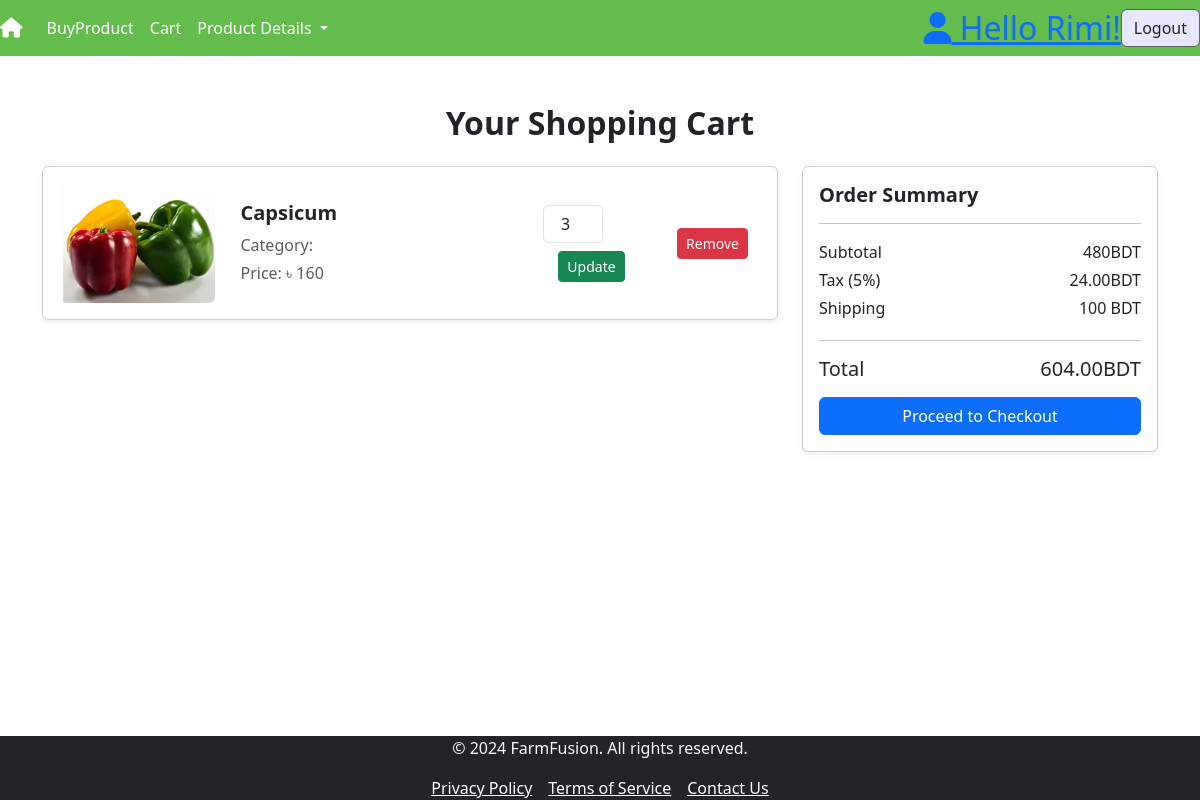
The app's page /cart/ (signed in) with its own data.
### products/models.py (models this page shows, shortened)
class CartItem(models.Model):
    user = models.ForeignKey(User, on_delete=models.CASCADE)
    product = models.ForeignKey(Product, on_delete=models.CASCADE)
    quantity = models.PositiveIntegerField(default=1)

class Product(models.Model):
    name = models.CharField(max_length=100)
    price = models.IntegerField(default=00)
    quantity =models.CharField(max_length=20,default=1)
    image = models.ImageField(upload_to='pics', null=True, blank=True)

### products/views.py (the view)
# urls.py: path('cart/',views.cart,name='cart'),
@login_required(login_url='/login/')
def cart(request):
    cart_items = CartItem.objects.filter(user=request.user)
    s_total = sum(item.product.price * item.quantity for item in cart_items)
    tax=s_total*0.05
    cost=100
    total = s_total + tax+ cost
    context = {
        'cart_items': cart_items,
        's_total':s_total,
        'total': total,
        'tax': tax,
        'cost': cost
    }
    return render(request, 'cart.html', context)

### templates/cart.html (shortened to what this page needs)
{% extends 'base.html' %}
{% load static %}
{% block content %}
<div class="container mt-5">
    <h2 class="text-center mb-4" style="font-weight: bold;">Your Shopping Cart</h2>
    <div class="row">
        <div class="col-lg-8">
            {% for item in cart_items %}
            <div class="card shadow-sm mb-3">
                <div class="card-body">
                    <div class="row align-items-center">
                        <div class="col-md-3 text-center">
                            <img src="{{ item.product.image.url }}" alt="Product Image"
                                 class="img-fluid rounded" style="max-height: 120px; object-fit: contain;">
                        </div>
                        <div class="col-md-5">
                            <h5 class="mb-2" style="font-weight: bold;">{{ item.product.name }}</h5>
                            <p class="mb-1 text-muted">Category: {{ item.product.category }}</p>
                            <p class="mb-0 text-muted">Price: ৳ {{ item.product.price }}</p>
                        </div>
                        <div class="col-md-2 text-center">
                            <form action="{% url 'update_quantity' item.id %}" method="POST">
                                <input type="number" name="quantity" value="{{ item.quantity }}"
                                       class="form-control text-center" style="width: 60px;" min="1" required>
                                <button type="submit" class="btn btn-success btn-sm mt-2">Update</button>
                            </form>
                        </div>
                        <div class="col-md-2 text-center">
                            <a href="{% url 'remove_from_cart' item.id %}" class="btn btn-danger btn-sm">Remove</a>
                        </div>
                    </div>
                </div>
            </div>
            {% endfor %}
        </div>
        <div class="col-lg-4">
            <div class="card shadow-sm">
                <div class="card-body">
                    <h5 class="card-title" style="font-weight: bold;">Order Summary</h5>
                    <hr>
                    <div class="d-flex justify-content-between">
                        <p class="mb-1">Subtotal</p>
                        <p class="mb-1">{{ s_total }}BDT</p>
                    </div>
                    <div class="d-flex justify-content-between">
                        <p class="mb-1">Tax (5%)</p>
                        <p class="mb-0">{{ tax |floatformat:2 }}BDT</p>
                    </div>
                    <div class="d-flex justify-content-between">
                        <p class="mb-1">Shipping</p>
                        <p class="mb-1">100 BDT</p>
                    </div>
                    <hr>
                    <div class="d-flex justify-content-between">
                        <h5 class="mb-0">Total</h5>
                        <h5 class="mb-0">{{ total|floatformat:2 }}BDT</h5>
                    </div>
                    <a href="{% url 'checkout' %}" class="btn btn-primary w-100 mt-3">Proceed to Checkout</a>
                </div>
            </div>
        </div>
    </div>
</div>
{% endblock %}

### templates/components/header.html (shortened to what this page needs)
{% load static %}
<section>
    <div >
        <nav class="navbar navbar-expand-lg" style="background-color: #92bd92;">
        <a class="navbar-brand" href="{% url 'home'%}">  <i class="fa-solid fa-house" style="color: #ffffff;"></i></a>
        <div class="collapse navbar-collapse" id="navbarNavDropdown">
          <ul class="navbar-nav">
            <li class="nav-item active">
              <a class="nav-link" href="{% url 'product' %}"> BuyProduct  <span class="sr-only">(current)</span></a>
            </li>
            <li class="nav-item">
              <a class="nav-link" href="{% url 'cart' %}">Cart</a>
            </li>
            <li class="nav-item dropdown">
              <a class="nav-link dropdown-toggle" href="#" id="navbarDropdownMenuLink" data-toggle="dropdown" aria-haspopup="true" aria-expanded="false">
               Product Details
              </a>
            </li>
          </ul>
        </div>
                {% if user.is_authenticated %}
                    <div class="d-flex align-items-center">
                        <a href="#"><h2 class="m-0 text-primary"><i class="fa-solid fa-user"></i> Hello {{ user }}! </h2></a>
                        <a href="{% url 'logout' %}" class="btn nav-item1" style="background-color: #e7e7ff; border-color: #5f5f63; ">Logout</a>
                    </div>
                {% endif %}
        </nav>
    </div>
</section>

### static/css/style.css (style rules this page uses)
* { margin: 0; padding: 0; }
.navbar { background-color: #63bc4b !important; }
.nav-item a { color: #fff !important; }

### records on screen
CartItem: product.image (picture), product.name "Capsicum", product.price "160", quantity "3"

### other values on screen
{{ user }} "Rimi"
{{ s_total }} "480"
{{ tax |floatformat:2 }} "24.00"
{{ total|floatformat:2 }} "604.00"
